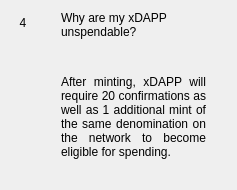
                  <widget class="QWidget" name="widgetFaq4" native="true">
                   <layout class="QHBoxLayout" name="horizontalPage_4" stretch="0,1">
                    <item alignment="Qt::AlignTop">
                     <widget class="QLabel" name="labelNumber4">
                      <property name="minimumSize">
                       <size>
                        <width>24</width>
                        <height>24</height>
                       </size>
                      </property>
                      <property name="maximumSize">
                       <size>
                        <width>16777215</width>
                        <height>24</height>
                       </size>
                      </property>
                      <property name="text">
                       <string>4</string>
                      </property>
                      <property name="alignment">
                       <set>Qt::AlignCenter</set>
                      </property>
                     </widget>
                    </item>
                    <item>
                     <layout class="QVBoxLayout" name="verticalLayoutPage_4">
                      <property name="leftMargin">
                       <number>20</number>
                      </property>
                      <property name="rightMargin">
                       <number>20</number>
                      </property>
                      <item>
                       <widget class="QLabel" name="labelSubtitle4">
                        <property name="text">
                         <string>Why are my xDAPP unspendable?</string>
                        </property>
                        <property name="wordWrap">
                         <bool>true</bool>
                        </property>
                       </widget>
                      </item>
                      <item>
                       <spacer name="verticalSpacer_40">
                        <property name="orientation">
                         <enum>Qt::Vertical</enum>
                        </property>
                        <property name="sizeType">
                         <enum>QSizePolicy::Fixed</enum>
                        </property>
                        <property name="sizeHint" stdset="0">
                         <size>
                          <width>20</width>
                          <height>30</height>
                         </size>
                        </property>
                       </spacer>
                      </item>
                      <item>
                       <widget class="QLabel" name="labelContent4">
                        <property name="text">
                         <string>
                           &lt;html&gt;&lt;head/&gt;&lt;body&gt;&lt;p align=&quot;justify&quot;&gt;
                           After minting, xDAPP will require 20 confirmations as well as 1
                           additional mint of the same denomination on the network to
                           become eligible for spending.
                           &lt;/p&gt;&lt;/body&gt;&lt;/html&gt;
                         </string>
                        </property>
                        <property name="alignment">
                         <set>Qt::AlignLeading|Qt::AlignLeft|Qt::AlignTop</set>
                        </property>
                        <property name="wordWrap">
                         <bool>true</bool>
                        </property>
                       </widget>
                      </item>
                      <item>
                       <spacer name="verticalSpacer_41">
                        <property name="orientation">
                         <enum>Qt::Vertical</enum>
                        </property>
                        <property name="sizeHint" stdset="0">
                         <size>
                          <width>20</width>
                          <height>20</height>
                         </size>
                        </property>
                       </spacer>
                      </item>
                     </layout>
                    </item>
                   </layout>
                  </widget>
